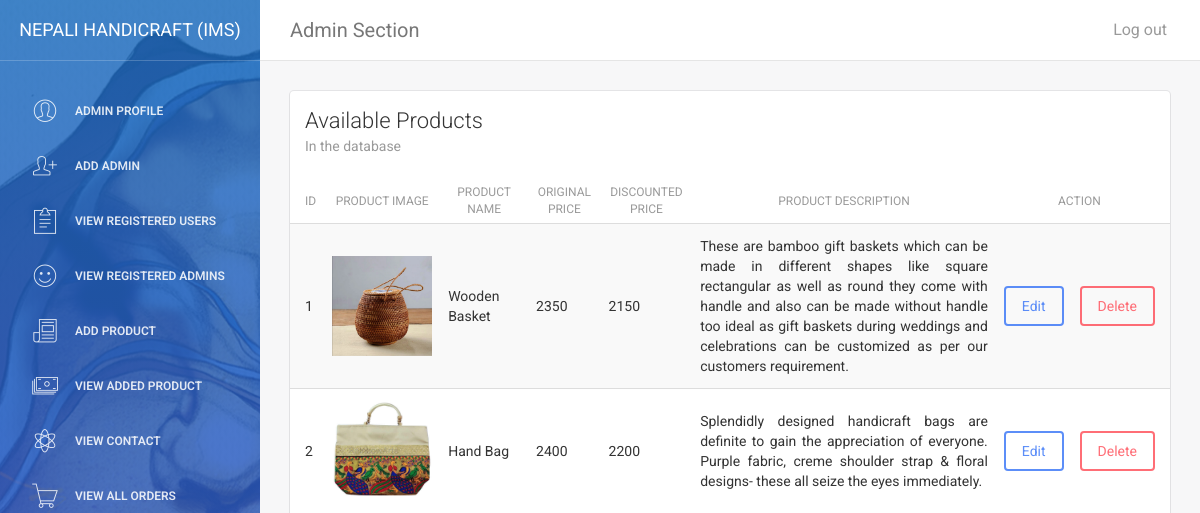
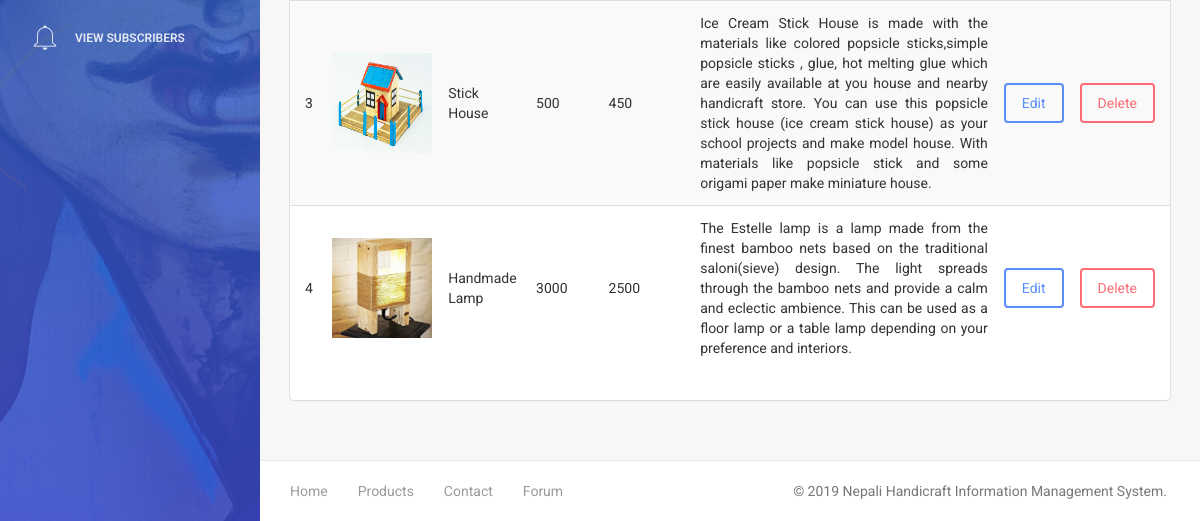
Page /admin/view-product.php (signed in) on the earlier database version (2 pictures, top to bottom).
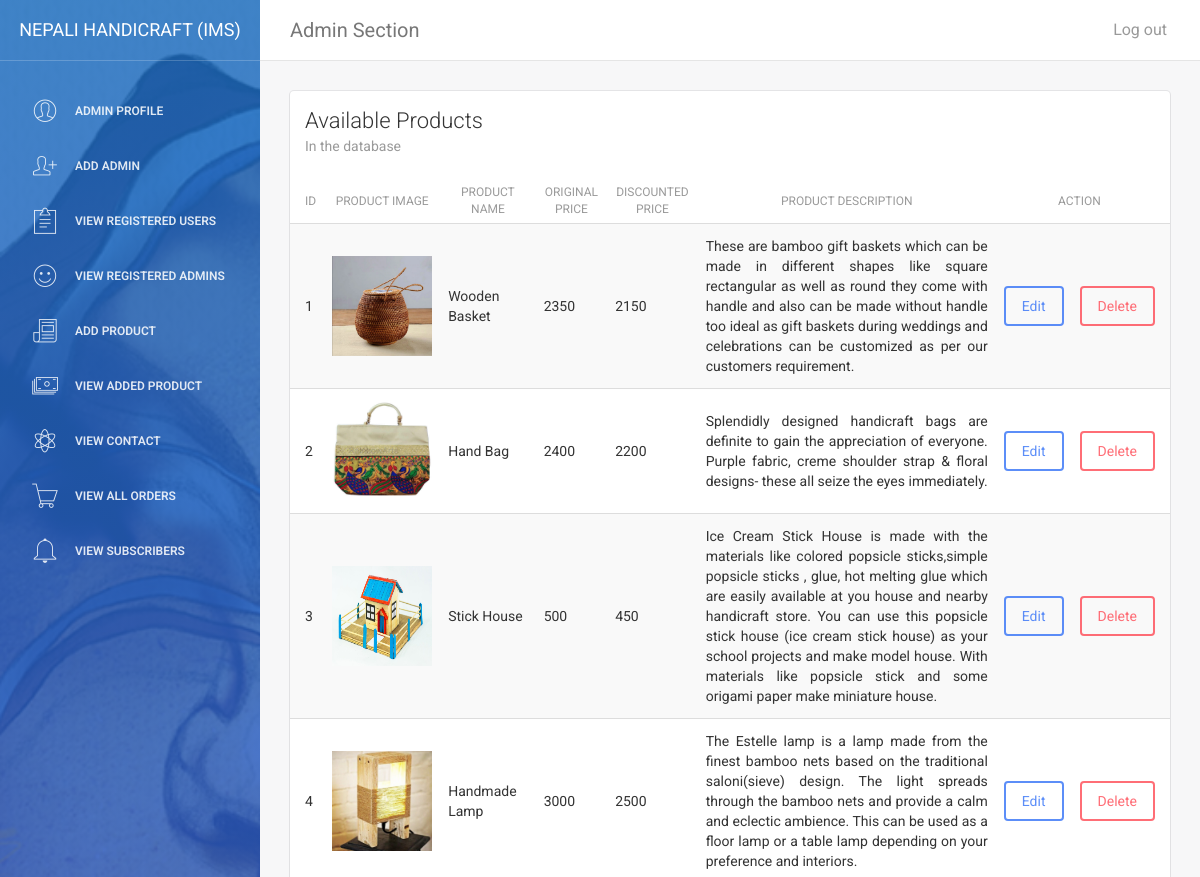
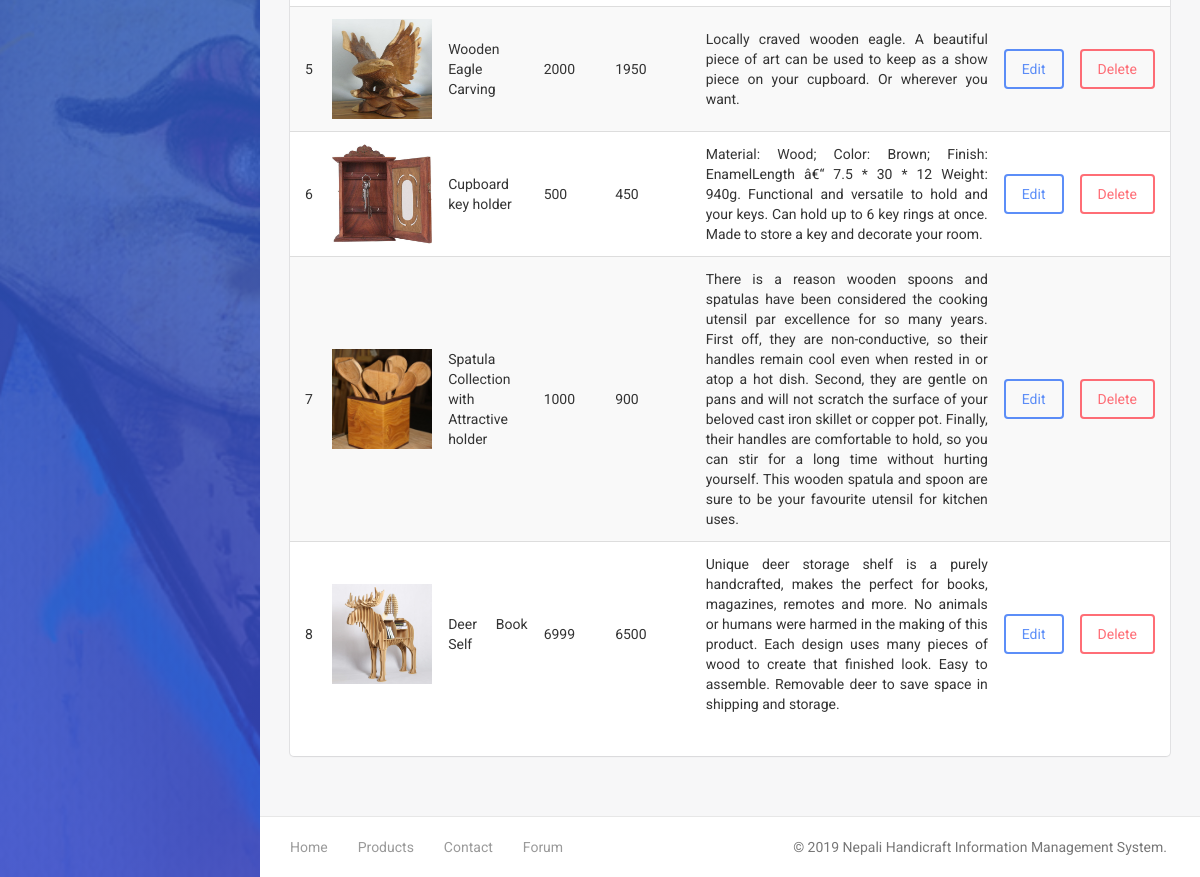
Same page on the later database version (2 pictures, top to bottom).
### tables this page shows
CREATE TABLE `tbl_product` (
  `p_id` int(11) NOT NULL,
  `p_name` varchar(255) NOT NULL,
  `p_image` varchar(255) NOT NULL,
  `p_description` text NOT NULL,
  `p_price` double NOT NULL,
  `p_disprice` double NOT NULL
);

### includes/dbConnection.php (called while the page is built, shortened)
<?php
class Connection
{
    private $host;
    private $user;
    private $password;
    private $database;
    private $connect;
    public function __construct()
    {
        $this->host = "localhost";
        $this->user = "root";
        $this->password = "";
        $this->database = "00174648_devishbaidawarchhetri_cp";
    }
    public function getConnection()
    {
        $this->connect = new mysqli($this->host,$this->user,$this->password,$this->database);
        if($this->connect->connect_error)
        {
            die("Error :" .$this->connect->error);
        }
        else
        {
            return $this->connect;
        }
    }
    public function getData($sql)
    {
        $data = [];
        $result = $this->connect->query($sql);
        if($result->num_rows > 0)
        {
            while($row = $result->fetch_assoc())
            {
                $data[] = $row;
            }
        }
        else
        {
            echo "No data found";
        }
        return $data;
    }
}

### classes/product.class.php (called while the page is built, shortened)
<?php
require ("../includes/dbConnection.php") ;
Class Product{
    private $connect;
    function __construct(){
        $this->connect = new Connection();
    }
    public function selectAddedProduct(){
        return $this->connect->getData("SELECT * FROM `tbl_product`");
    }
}
?>

### admin/view-product.php (the view, shortened to what this page needs)
<?php
    require '../classes/product.class.php';
    $product = new Product();
    $data = $product->selectAddedProduct();
?>
<!doctype html>
<html lang="en">
<head>
    <link href="assets/css/bootstrap.min.css" rel="stylesheet" />
    <link href="assets/css/animate.min.css" rel="stylesheet"/>
    <link href="assets/css/light-bootstrap-dashboard.css?v=1.4.0" rel="stylesheet"/>
    <link href="assets/css/demo.css" rel="stylesheet" />
    <link href="http://maxcdn.bootstrapcdn.com/font-awesome/4.2.0/css/font-awesome.min.css" rel="stylesheet">
    <link href="assets/css/pe-icon-7-stroke.css" rel="stylesheet" />
</head>
<body>
<div class="wrapper">
    <?php include 'admin-sidebar.php'; ?>
    <div class="main-panel">
		<?php include 'admin-nav.php'; ?>
        <div class="content">
            <div class="container-fluid">
                <div class="row">
                    <div class="col-md-12">
                        <div class="card">
                            <div class="header">
                                <h4 class="title">Available Products</h4>
                                <p class="category">In the database</p>
                            </div>
                            <div class="content table-responsive table-full-width">
                                <table class="table table-hover table-striped">
                                    <thead>
                                        <th>ID</th>
                                    	<th>Product Image</th>
                                    	<th>Product Name</th>
                                    	<th>Original Price</th>
                                        <th>Discounted Price</th>
                                        <th>Product Description</th>
                                        <th colspan="2">Action</th>
                                    </thead>
                                    <tbody>
                                    <?php foreach ($data as $details) { ?>
                                        <tr>
                                        	<td><?php echo $details['p_id']; ?></td>
                                            <td><img src="../images/product-images/<?php echo $details['p_image']; ?>" style="width:100px; height:100px;"></td>
                                            <td><?php echo $details['p_name']; ?></td>
                                            <td><?php echo $details['p_price']; ?></td>
                                            <td><?php echo $details['p_disprice']; ?></td>
                                            <td><?php echo $details['p_description']; ?></td>
                                            <td><a href="update-product.php?edit=<?php echo $details['p_id']; ?>" class="btn btn-primary">Edit</a></td>
								            <td><a href="../actions/deleteProduct-action.php?delete=<?php echo $details['p_id']; ?>" class="btn btn-danger" onclick="Javascript: return confirm('Are you sure you want to delete?');" name="productDelete">Delete</a></td>
                                        </tr>
                                    <?php } ?>
                                    </tbody>
                                </table>
                            </div>
                        </div>
                    </div>
                </div>
            </div>
        </div>
        <?php include 'admin-footer.php'; ?>
    </div>
</div>
</body>
</html>

Differences in the rows shown:
added tbl_product: p_id "5", p_image (picture), p_name "Wooden Eagle Carving", p_price "2000", p_disprice "1950", p_description "Locally craved wooden eagle. A beautiful piece of art can be used to keep as a show piece on your cupboard. Or wherever you want."
added tbl_product: p_id "6", p_image (picture), p_name "Cupboard key holder", p_price "500", p_disprice "450", p_description "Material: Wood; Color: Brown; Finish: EnamelLength â€“ 7.5 * 30 * 12 Weight: 940g. Functional and versatile to hold and your keys. Can hold up to 6 key rings at once. Made to store a key and decorate your room."
added tbl_product: p_id "7", p_image (picture), p_name "Spatula Collection with Attractive holder", p_price "1000", p_disprice "900", p_description "There is a reason wooden spoons and spatulas have been considered the cooking utensil par excellence for so many years. First off, they are non-conductive, so their handles remain cool even when rested in or atop a hot dish. Second, they are gentle on pans and will not scratch the surface of your beloved cast iron skillet or copper pot. Finally, their handles are comfortable to hold, so you can stir for a long time without hurting yourself. This wooden spatula and spoon are sure to be your favourite utensil for kitchen uses."
added tbl_product: p_id "8", p_image (picture), p_name "Deer Book Self", p_price "6999", p_disprice "6500", p_description "Unique deer storage shelf is a purely handcrafted, makes the perfect for books, magazines, remotes and more. No animals or humans were harmed in the making of this product. Each design uses many pieces of wood to create that finished look. Easy to assemble. Removable deer to save space in shipping and storage."
